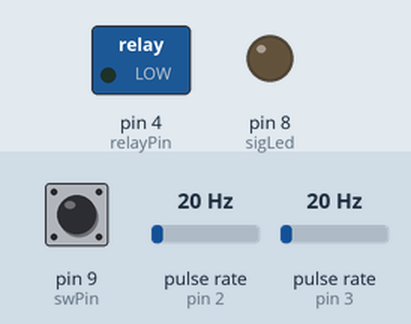
This sketch was run on a simulated Arduino Uno, built with avr-gcc and run on an emulated ATmega328P. Parts: switched loads named in the sketch (green lamp = pin HIGH), output pins drawn as LEDs (lit = HIGH). Wiring (inferred from the names in the program): 2 × pulse sensor: data pin 2 / data pin 3. The test bench sets the inputs (shaded band); at power-on: pin 9 (swPin) HIGH, pulse rate (sensors on pin 2, pin 3) 20 Hz.

Above: at 1.2 s.
1.3 s: pin 9 (swPin) pulled LOW for 0.15 s
At 1.37 s:
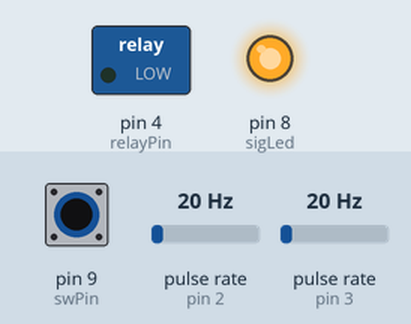
2.9 s: pin 9 (swPin) pulled LOW for 3.2 s
At 7.0 s:
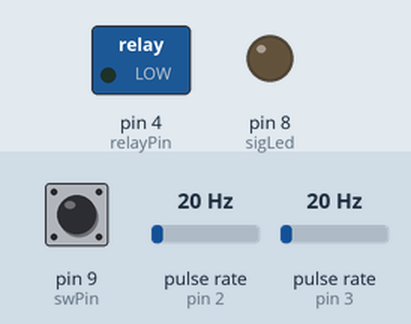
Timing chart, 0 to 8.5 s (numbered marks = the images above; inputs shaded):
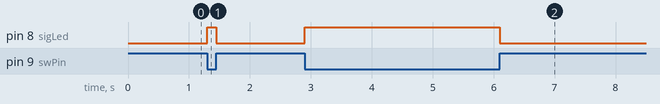

Measured:
- after the input at 1.3 s, pin 8 (sigLed): LOW → HIGH at once, → LOW 0.15 s later
- after the input at 2.9 s, pin 8 (sigLed): LOW → HIGH at once, → LOW 3.2 s later

The sketch:

V2.ino
```cpp
int sigLed=8;
int swPin=9;

int relayPin=4; //temp

int frontHall=2;
int rearHall=3;

int circRear=0.80; // metri, treba tocno izmjerit
int circFront=0.80; // metri, treba tocno izmjerit

int magNumRear=1; // vise magneta > veca preciznost
int magNumFront=1; // vise magneta > veca preciznost

volatile unsigned long pulseRearCount=0;
volatile unsigned long pulseFrontCount=0;

unsigned long lastMillis=0;

float speedRear=0;
float speedFront=0;
float speedDiffVal=0;

float tresh=5;


void pulseRear(){
  pulseRearCount++;
}
void pulseFront(){
  pulseFrontCount++;
}

float rearWheelSpeed(){

  float revs = (float)pulseRearCount / magNumRear;
  float dist = revs * circRear;
  float mps = dist / 1.0;

  return mps * 3.6; // pretvori u kmh
}
float frontWheelSpeed(){

  float revs = (float)pulseFrontCount / magNumFront;
  float dist = revs * circFront;
  float mps = dist / 1.0;

  return mps * 3.6; // pretvori u kmh
}

float speedDiff(){
  return speedRear - speedFront;
}


void setup() {
  // put your setup code here, to run once:
  pinMode(swPin, INPUT_PULLUP);
  pinMode(sigLed, OUTPUT);

  pinMode(relayPin, OUTPUT);

  pinMode(rearHall, INPUT_PULLUP);
  pinMode(frontHall, INPUT_PULLUP);

  attachInterrupt(digitalPinToInterrupt(rearHall), pulseRear, FALLING);
  attachInterrupt(digitalPinToInterrupt(frontHall), pulseFront, FALLING);
}


void loop() {
  // put your main code here, to run repeatedly:
  if(digitalRead(swPin)==1){
  digitalWrite(sigLed, LOW);
  digitalWrite(relayPin, LOW); // drzi u NC
  return;
  }

    digitalWrite(sigLed, HIGH);

    if(millis()-lastMillis >= 1000){
        detachInterrupt(digitalPinToInterrupt(rearHall));
        detachInterrupt(digitalPinToInterrupt(frontHall));

        speedRear=rearWheelSpeed();
        speedFront=frontWheelSpeed();
        speedDiffVal=speedDiff();

        pulseFrontCount = 0;
        pulseRearCount = 0;

        lastMillis = millis();


        attachInterrupt(digitalPinToInterrupt(rearHall), pulseRear, FALLING);
        attachInterrupt(digitalPinToInterrupt(rearHall), pulseFront, FALLING);

        if((speedFront - speedRear)>tresh){
          digitalWrite(relayPin, HIGH); // stavi u NO
        }
        else{
          digitalWrite(relayPin, LOW); // ostani u NC
        }
    }
}
```
